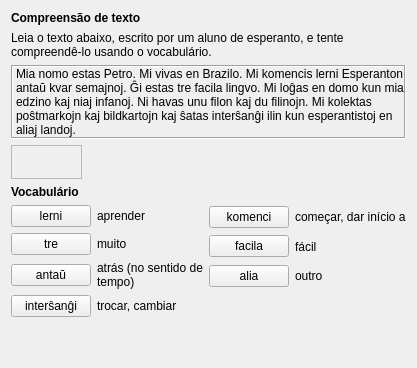
     <widget class="QWidget" name="tab_38">
      <attribute name="icon">
       <iconset resource="ikonoj.qrc">
        <normaloff>:/ikonoj/parolo.png</normaloff>:/ikonoj/parolo.png</iconset>
      </attribute>
      <attribute name="title">
       <string>6</string>
      </attribute>
      <layout class="QVBoxLayout" name="verticalLayout_2" stretch="0,0,0,0,0,0">
       <item>
        <widget class="titolo" name="Lec04_Label8">
         <property name="maximumSize">
          <size>
           <width>16777215</width>
           <height>30</height>
          </size>
         </property>
         <property name="font">
          <font>
           <weight>75</weight>
           <bold>true</bold>
          </font>
         </property>
         <property name="text">
          <string>Compreensão de texto</string>
         </property>
        </widget>
       </item>
       <item>
        <widget class="QLabel" name="Lec04_Label418">
         <property name="text">
          <string>Leia o texto abaixo, escrito por um aluno de esperanto, e tente compreendê-lo usando o vocabulário.</string>
         </property>
         <property name="wordWrap">
          <bool>true</bool>
         </property>
        </widget>
       </item>
       <item>
        <widget class="QLabel" name="Memo1_Lec04">
         <property name="frameShape">
          <enum>QFrame::Box</enum>
         </property>
         <property name="frameShadow">
          <enum>QFrame::Sunken</enum>
         </property>
         <property name="text">
          <string>Mia nomo estas Petro. Mi vivas en Brazilo. Mi komencis lerni Esperanton antaŭ kvar semajnoj. Ĝi estas tre facila lingvo. Mi loĝas en domo kun mia edzino kaj niaj infanoj. Ni havas unu filon kaj du filinojn. Mi kolektas poŝtmarkojn kaj bildkartojn kaj ŝatas interŝanĝi ilin kun esperantistoj en aliaj landoj.</string>
         </property>
         <property name="wordWrap">
          <bool>true</bool>
         </property>
         <property name="margin">
          <number>5</number>
         </property>
         <property name="tipo" stdset="0">
          <string>teksta</string>
         </property>
        </widget>
       </item>
       <item>
        <widget class="mp3ludilo" name="Lec04_memo1">
         <property name="sizePolicy">
          <sizepolicy hsizetype="Fixed" vsizetype="Fixed">
           <horstretch>0</horstretch>
           <verstretch>0</verstretch>
          </sizepolicy>
         </property>
         <property name="minimumSize">
          <size>
           <width>71</width>
           <height>34</height>
          </size>
         </property>
         <property name="maximumSize">
          <size>
           <width>71</width>
           <height>34</height>
          </size>
         </property>
         <property name="frameShape">
          <enum>QFrame::StyledPanel</enum>
         </property>
         <property name="frameShadow">
          <enum>QFrame::Plain</enum>
         </property>
        </widget>
       </item>
       <item>
        <layout class="QVBoxLayout" name="verticalLayout_169">
         <item>
          <widget class="titolo" name="Lec04_Label9">
           <property name="maximumSize">
            <size>
             <width>16777215</width>
             <height>30</height>
            </size>
           </property>
           <property name="font">
            <font>
             <weight>75</weight>
             <bold>true</bold>
            </font>
           </property>
           <property name="text">
            <string>Vocabulário</string>
           </property>
          </widget>
         </item>
         <item>
          <layout class="QHBoxLayout" name="horizontalLayout_362">
           <item>
            <layout class="QVBoxLayout" name="verticalLayout_167">
             <item>
              <layout class="QHBoxLayout" name="horizontalLayout_354">
               <item>
                <widget class="klakbutono" name="Lec04_Button472">
                 <property name="sizePolicy">
                  <sizepolicy hsizetype="Maximum" vsizetype="Fixed">
                   <horstretch>0</horstretch>
                   <verstretch>0</verstretch>
                  </sizepolicy>
                 </property>
                 <property name="maximumSize">
                  <size>
                   <width>16777215</width>
                   <height>16777215</height>
                  </size>
                 </property>
                 <property name="text">
                  <string>lerni</string>
                 </property>
                </widget>
               </item>
               <item>
                <widget class="QLabel" name="Lec04_Label420">
                 <property name="text">
                  <string>aprender</string>
                 </property>
                 <property name="wordWrap">
                  <bool>true</bool>
                 </property>
                </widget>
               </item>
              </layout>
             </item>
             <item>
              <layout class="QHBoxLayout" name="horizontalLayout_355">
               <item>
                <widget class="klakbutono" name="Lec04_Button473">
                 <property name="sizePolicy">
                  <sizepolicy hsizetype="Maximum" vsizetype="Fixed">
                   <horstretch>0</horstretch>
                   <verstretch>0</verstretch>
                  </sizepolicy>
                 </property>
                 <property name="maximumSize">
                  <size>
                   <width>16777215</width>
                   <height>16777215</height>
                  </size>
                 </property>
                 <property name="text">
                  <string>tre</string>
                 </property>
                </widget>
               </item>
               <item>
                <widget class="QLabel" name="Lec04_Label421">
                 <property name="text">
                  <string>muito</string>
                 </property>
                 <property name="wordWrap">
                  <bool>true</bool>
                 </property>
                </widget>
               </item>
              </layout>
             </item>
             <item>
              <layout class="QHBoxLayout" name="horizontalLayout_356">
               <item>
                <widget class="klakbutono" name="Lec04_Button6">
                 <property name="sizePolicy">
                  <sizepolicy hsizetype="Maximum" vsizetype="Fixed">
                   <horstretch>0</horstretch>
                   <verstretch>0</verstretch>
                  </sizepolicy>
                 </property>
                 <property name="maximumSize">
                  <size>
                   <width>16777215</width>
                   <height>16777215</height>
                  </size>
                 </property>
                 <property name="text">
                  <string>antaŭ</string>
                 </property>
                </widget>
               </item>
               <item>
                <widget class="QLabel" name="Lec04_Label17">
                 <property name="text">
                  <string>atrás (no sentido de tempo)</string>
                 </property>
                 <property name="wordWrap">
                  <bool>true</bool>
                 </property>
                </widget>
               </item>
              </layout>
             </item>
             <item>
              <layout class="QHBoxLayout" name="horizontalLayout_357">
               <item>
                <widget class="klakbutono" name="Lec04_Button475">
                 <property name="sizePolicy">
                  <sizepolicy hsizetype="Maximum" vsizetype="Fixed">
                   <horstretch>0</horstretch>
                   <verstretch>0</verstretch>
                  </sizepolicy>
                 </property>
                 <property name="maximumSize">
                  <size>
                   <width>16777215</width>
                   <height>16777215</height>
                  </size>
                 </property>
                 <property name="text">
                  <string>interŝanĝi</string>
                 </property>
                </widget>
               </item>
               <item>
                <widget class="QLabel" name="Lec04_Label423">
                 <property name="text">
                  <string>trocar, cambiar</string>
                 </property>
                 <property name="wordWrap">
                  <bool>true</bool>
                 </property>
                </widget>
               </item>
              </layout>
             </item>
            </layout>
           </item>
           <item>
            <layout class="QVBoxLayout" name="verticalLayout_168">
             <item>
              <layout class="QHBoxLayout" name="horizontalLayout_358">
               <item>
                <widget class="klakbutono" name="Lec04_Button477">
                 <property name="sizePolicy">
                  <sizepolicy hsizetype="Maximum" vsizetype="Fixed">
                   <horstretch>0</horstretch>
                   <verstretch>0</verstretch>
                  </sizepolicy>
                 </property>
                 <property name="maximumSize">
                  <size>
                   <width>16777215</width>
                   <height>16777215</height>
                  </size>
                 </property>
                 <property name="text">
                  <string>komenci</string>
                 </property>
                </widget>
               </item>
               <item>
                <widget class="QLabel" name="Lec04_Label425">
                 <property name="text">
                  <string>começar, dar início a</string>
                 </property>
                 <property name="wordWrap">
                  <bool>true</bool>
                 </property>
                </widget>
               </item>
              </layout>
             </item>
             <item>
              <layout class="QHBoxLayout" name="horizontalLayout_359">
               <item>
                <widget class="klakbutono" name="Lec04_Button478">
                 <property name="sizePolicy">
                  <sizepolicy hsizetype="Maximum" vsizetype="Fixed">
                   <horstretch>0</horstretch>
                   <verstretch>0</verstretch>
                  </sizepolicy>
                 </property>
                 <property name="maximumSize">
                  <size>
                   <width>16777215</width>
                   <height>16777215</height>
                  </size>
                 </property>
                 <property name="text">
                  <string>facila</string>
                 </property>
                </widget>
               </item>
               <item>
                <widget class="QLabel" name="Lec04_Label426">
                 <property name="text">
                  <string>fácil</string>
                 </property>
                 <property name="wordWrap">
                  <bool>true</bool>
                 </property>
                </widget>
               </item>
              </layout>
             </item>
             <item>
              <layout class="QHBoxLayout" name="horizontalLayout_360">
               <item>
                <widget class="klakbutono" name="Lec04_Button480">
                 <property name="sizePolicy">
                  <sizepolicy hsizetype="Maximum" vsizetype="Fixed">
                   <horstretch>0</horstretch>
                   <verstretch>0</verstretch>
                  </sizepolicy>
                 </property>
                 <property name="maximumSize">
                  <size>
                   <width>16777215</width>
                   <height>16777215</height>
                  </size>
                 </property>
                 <property name="text">
                  <string>alia</string>
                 </property>
                </widget>
               </item>
               <item>
                <widget class="QLabel" name="Lec04_Label428">
                 <property name="text">
                  <string>outro</string>
                 </property>
                 <property name="wordWrap">
                  <bool>true</bool>
                 </property>
                </widget>
               </item>
              </layout>
             </item>
             <item>
              <layout class="QHBoxLayout" name="horizontalLayout_361">
               <item>
                <widget class="QLabel" name="label_127">
                 <property name="text">
                  <string/>
                 </property>
                 <property name="wordWrap">
                  <bool>true</bool>
                 </property>
                </widget>
               </item>
              </layout>
             </item>
            </layout>
           </item>
          </layout>
         </item>
        </layout>
       </item>
       <item>
        <spacer name="verticalSpacer">
         <property name="orientation">
          <enum>Qt::Vertical</enum>
         </property>
         <property name="sizeHint" stdset="0">
          <size>
           <width>20</width>
           <height>40</height>
          </size>
         </property>
        </spacer>
       </item>
      </layout>
     </widget>
